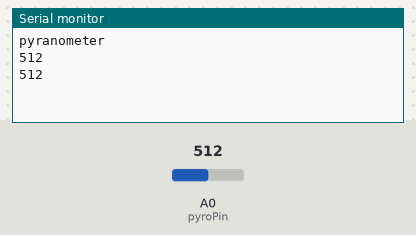
This sketch was run on a simulated Arduino Uno, built with avr-gcc and run on an emulated ATmega328P. On the bench: the last lines printed to the serial monitor. Inputs (shaded band) come from the test bench; at power-on: A0 (pyroPin) = 512.

Above: at 2.8 s.
2.9 s: A0 (pyroPin) set to 716
At 3.7 s:
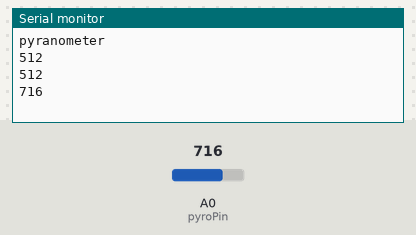
4.4 s: A0 (pyroPin) set to 900
At 5.8 s:
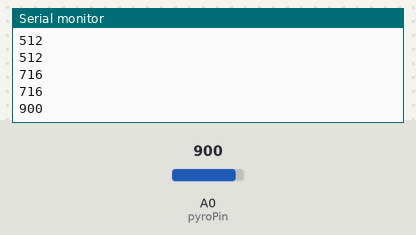
Timing chart, 0 to 7.4 s (numbered marks = the images above; inputs shaded):
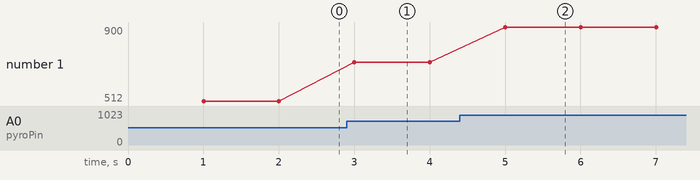

The sketch:

pyranometer.ino
```cpp
#define SKETCH "pyranometer"

/*
   Sketch to read the SP-215 pyranometer on A0
*/

#include <TickTwo.h>

//Globals
int pyroPin = A0;       //select the data pin for the Pyranometer
int pyroValue = 0;      //the value coming from the Pyranometer
bool pyroFlag = false;  //True when there is a new reading


//---------------- Prototypes (Must precede TickTwo timers ---------------
// Must preceed ticker calls.
void readPyranometer();

TickTwo timer4(readPyranometer, 1000);    //Get pyro value every 1 second

void readPyranometer() {
  // read the value from the pyro:
  pyroValue = analogRead(pyroPin);
  pyroFlag = true;
}


//--------------- setup ---------------
void setup() {
  Serial.begin(115200);
  Serial.println();
  Serial.println();
  Serial.println(SKETCH);

  //Start the TickTwo timers
  timer4.start();
}


//--------------- loop ---------------
void loop() {
  timer4.update();

  if (pyroFlag) {
    pyroFlag = false;
    Serial.println(pyroValue);
  }
}
```

Measured:
- after the input at 2.9 s, the serial monitor: prints a new line after 0.10 s (image 1)
- after the input at 4.4 s, the serial monitor: prints a new line after 0.61 s (image 2)
- plotted number 1: 512 → 716 after the input at 2.9 s, 716 → 900 after the input at 4.4 s
